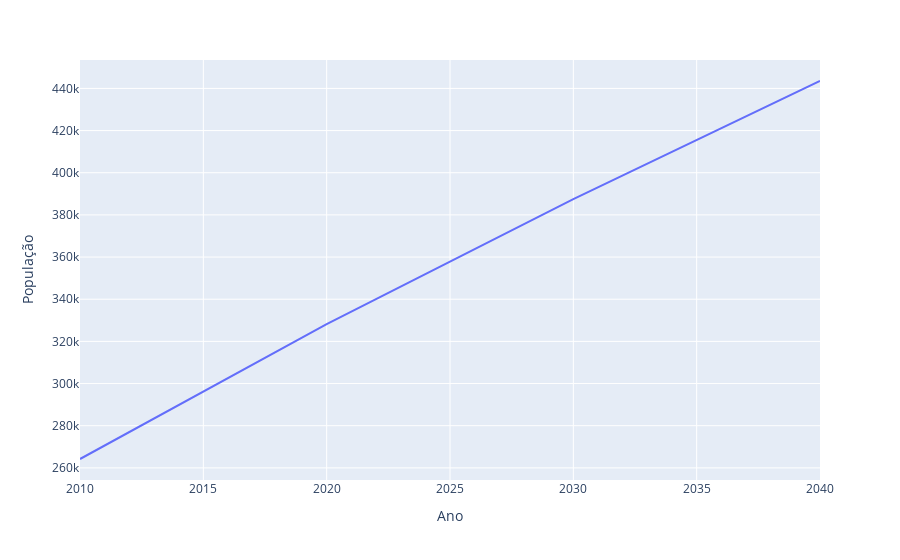

The cell this chart's notebook holds for it:
### Code cell
fig2

### Figure 1 — Plotly figure (JSON) as saved in the notebook; plotly's stock layout.template omitted (floating-point values rounded to 4 significant figures)
{"data": [{"hovertemplate": "Ano=%{x}<br>População=%{y}<extra></extra>", "legendgroup": "", "line": {"color": "#636efa", "dash": "solid"}, "mode": "lines", "name": "", "orientation": "v", "showlegend": false, "type": "scatter", "x": ["2010", "2020", "2030", "2040"], "xaxis": "x", "y": [264210, 328137, 387487, 443514], "yaxis": "y"}], "layout": {"legend": {"tracegroupgap": 0}, "margin": {"t": 60}, "xaxis": {"anchor": "y", "domain": [0, 1], "title": {"text": "Ano"}}, "yaxis": {"anchor": "x", "domain": [0, 1], "title": {"text": "População"}}}}
